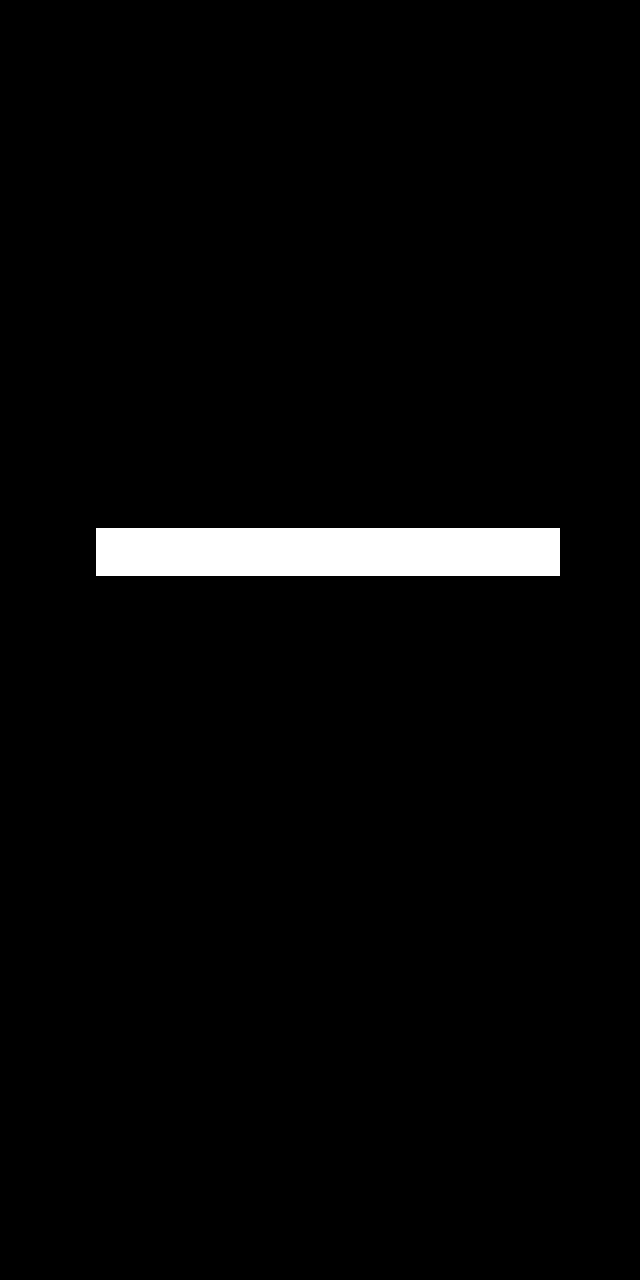

This game map was drawn from its Tiled (.tmx) file and the tilesets committed beside it. A one-line description and the trimmed map source follow:
An orthogonal 40x80 tile map with 16x16 px tiles, 1 tile layer (Tile Layer 1) and 5 objects (2x enemyPath01, emitter01, cannon01).

<map version="1.0" orientation="orthogonal" renderorder="right-down" width="40" height="80" tilewidth="16" tileheight="16" nextobjectid="9">
 <tileset firstgid="1" name="protoTiles" tilewidth="16" tileheight="16">
  <image source="../../images/protoTiles.png" width="32" height="16" />
  <tile id="1">
   <properties>
    <property name="tileset" value="protoTiles" />
   </properties>
  </tile>
 </tileset>
 <layer name="Tile Layer 1" width="40" height="80">
  <properties>
   <property name="tileset" value="protoTiles" />
  </properties>
  <data>[3200 cells, 87 non-empty, 1 distinct tile ids]</data>
 </layer>
 <objectgroup name="Enemies">
  <object id="4" name="InitialLeft" type="enemyPath01" x="280" y="496">
   <properties>
    <property name="enemyType" value="RunAndGun" />
    <property name="numEnemies" value="1" />
   </properties>
   <polyline points="0,0 116,-156 -88,-152" />
  </object>
  <object id="6" name="InitialRight" type="enemyPath01" x="380" y="512">
   <polyline points="0,0 0,-196 352,-196" />
  </object>
  <object id="7" type="emitter01" x="304" y="496" width="32" height="32">
   <properties>
    <property name="emitDir" value="-1" />
    <property name="emitInterval" value="5" />
    <property name="emitSpacing" value=".2" />
    <property name="enemyCount" value="5" />
    <property name="enemyShoots" value="true" />
    <property name="shootInterval" value="0.1" />
    <property name="shootTarget" value="0" />
   </properties>
  </object>
  <object id="8" type="cannon01" x="484" y="500" width="28" height="28">
   <properties>
    <property name="shootInterval" value="1" />
    <property name="shootTarget" value="0" />
   </properties>
  </object>
 </objectgroup>
 <objectgroup name="CamReference">
  <object id="2" x="0" y="0" width="640" height="360" />
 </objectgroup>
</map>
